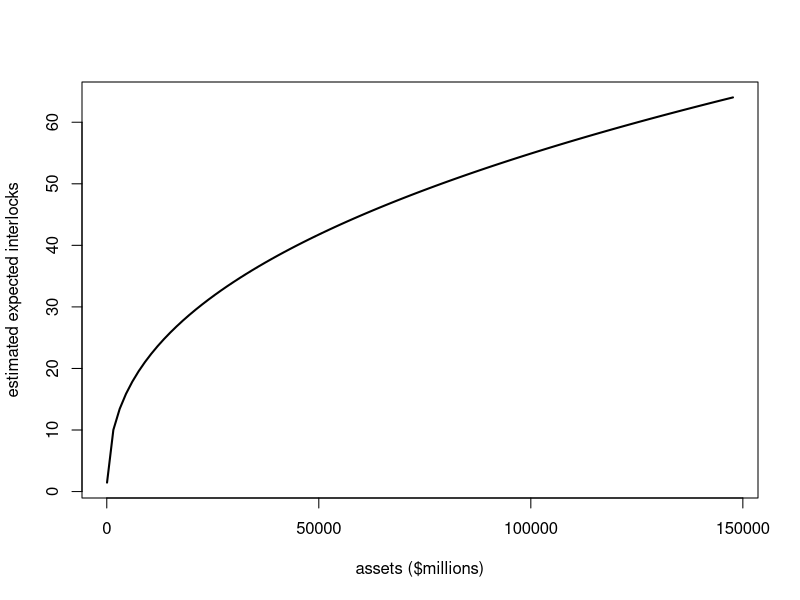

The R script that drew this image: (Note: this script raises an error after producing the figure.)
##--------------------------------------------------------------##
##                  Script for Lecture 7:                       ##
##           R Programming 2: Beyond the Basics                 ##
##                        John Fox                              ##
##   Introduction to the R Statistical Computing Environment    ##
##                          ICPSR                               ##
##                          2018                                ##
##--------------------------------------------------------------##

# Non-trivial programming example
# estimation of the ZIP (zero inflated Poisson) regression model by optimization

zipmod <- function(X, y, Z=X, intercept.X=TRUE, 
                   intercept.Z=TRUE, ...) {
    # ZIP model
    # X: model matrix for Poisson model
    # y: response vector
    # Z: model model for logit model
    # intercept.X: add column of 1s for intercept to X
    # intercept.Z: add column of 1s for intercept to Z
    # ...: arguments to be passed to optim()
    if (!is.matrix(X) || !is.numeric(X)) 
        stop("X must be a numeric matrix")
    if (!is.matrix(Z) || !is.numeric(Z)) 
        stop("Z must be a numeric matrix")
    if (!is.vector(y) || !is.numeric(y) || !all(y >= 0) 
        || !all(y == round(y)))
        stop("y must be a vector of counts")
    if (nrow(X) != length(y)) 
        stop("number of rows in X must be the same as length of y")
    if (nrow(Z) != length(y)) 
        stop("number of rows in Z must be the same as length of y")
    if (intercept.X) {
        X <- cbind(1, X)
        colnames(X)[1] <- "intercept"
    }
    if (intercept.Z) {
        Z <- cbind(1, Z)
        colnames(Z)[1] <- "intercept"
    }
    n.x <- ncol(X)
    negLogL <- function(beta.gamma) {
        beta <- beta.gamma[1:n.x]
        gamma <- beta.gamma[-(1:n.x)]
 #       pi <- 1/(1 + exp(- Z %*% gamma))
        pi <- plogis(Z %*% gamma)
        mu <- exp(X %*% beta)
        L1 <- sum(log(pi + (1 - pi)*dpois(y, mu))[y == 0])
        L2 <- sum((log((1 - pi)*dpois(y, mu)))[y > 0])
        -(L1 + L2)
    }
    initial.beta <- coef(glm(y ~ X - 1, family=poisson))
    initial.gamma <- coef(glm(y == 0 ~ Z - 1, family=binomial))
    result <- optim(c(initial.beta, initial.gamma), negLogL,
                    hessian=TRUE, method="BFGS", ...)
    beta.gamma <- result$par
    vcov <- solve(result$hessian)
    par.names <- c(paste0("beta.", colnames(X)), paste0("gamma.", colnames(Z)))
    names(beta.gamma) <- par.names
    rownames(vcov) <- colnames(vcov) <- par.names
    list(coefficients=beta.gamma,  vcov=vcov,
         deviance=2*result$value, converged=result$convergence == 0)
}

    # example (Ornstein's interlocking-directorate data)

library("carData") # for data

X <- model.matrix(~ log2(assets) + nation + sector, 
                  data=Ornstein)[, -1]  # removing the constant column 1
Z <- model.matrix(~ log2(assets) + nation, data=Ornstein)[, -1]
head(X)
head(Z) 

ornstein.zip <- zipmod(X, Ornstein$interlocks, Z)
coefs <- cbind(ornstein.zip$coefficients,
    sqrt(diag(ornstein.zip$vcov))) # standard errors
colnames(coefs) <- c("estimate", "std. error")
round(coefs, 3)

ornstein.zip$converged

        # an effect plot for assets

beta <- ornstein.zip$coefficients[1:14]
gamma <- ornstein.zip$coefficients[-(1:14)]
x.beta.fixed <- sum(beta[c(1, 3:14)]*c(1, colMeans(X[, 2:13])))
x.gamma.fixed <- sum(gamma[c(1, 3:5)]*c(1, colMeans(Z[, 2:4])))
assets <- with(Ornstein, seq(min(assets), max(assets), length=100))
pi <- 1/(1 + exp(-(log2(assets)*gamma[2] + x.gamma.fixed)))
e.interlocks <- (1 - pi)*exp(log2(assets)*beta[2] + x.beta.fixed)
plot(assets, e.interlocks, xlab="assets ($millions)",
     ylab="estimated expected interlocks", type="l", lwd=2)

    # the example fails due to ill-conditioning for Z=X 

ornstein.zip.2 <- zipmod(X, Ornstein$interlocks) # error!

    # trying again using an analytic gradient (time permitting)

zipmodg <- function(X, y, Z=X, intercept.X=TRUE, 
                   intercept.Z=TRUE, ...) {
    # ZIP model
    # X: model matrix for Poisson model
    # y: response vector
    # Z: model model for logit model
    # intercept.X: add column of 1s for intercept to X
    # intercept.Z: add column of 1s for intercept to Z
    # ...: arguments to be passed to optim()
    if (!is.matrix(X) || !is.numeric(X)) 
        stop("X must be a numeric matrix")
    if (!is.matrix(Z) || !is.numeric(Z)) 
        stop("Z must be a numeric matrix")
    if (!is.vector(y) || !is.numeric(y) || !all(y >= 0) 
        || !all(y == round(y)))
        stop("y must be a vector of counts")
    if (nrow(X) != length(y)) 
        stop("number of rows in X must be the same as length of y")
    if (nrow(Z) != length(y)) 
        stop("number of rows in Z must be the same as length of y")
    if (intercept.X) {
        X <- cbind(1, X)
        colnames(X)[1] <- "intercept"
    }
    if (intercept.Z) {
        Z <- cbind(1, Z)
        colnames(Z)[1] <- "intercept"
    }
    n.x <- ncol(X)
    negLogL <- function(beta.gamma) {
        beta <- beta.gamma[1:n.x]
        gamma <- beta.gamma[-(1:n.x)]
        pi <- 1/(1 + exp(- Z %*% gamma))
        mu <- exp(X %*% beta)
        L1 <- sum(log(pi + (1 - pi)*dpois(y, mu))[y == 0])
        L2 <- sum((log((1 - pi)*dpois(y, mu)))[y > 0])
        -(L1 + L2)
    }
    grad <- function(beta.gamma){
        beta <- beta.gamma[1:n.x]
        gamma <- beta.gamma[-(1:n.x)]
        exp.xbeta <- as.vector(exp(X %*% beta))
        exp.zgamma <- as.vector(exp(Z %*% gamma))
        denom <- exp.zgamma + exp(-exp.xbeta)
        b1 <- (-(exp(-exp.xbeta)*exp.xbeta*X)/denom)[y == 0, ]
        b2 <- ((y - exp.xbeta)*X)[y > 0, ]
        b <- colSums(rbind(b1, b2))
        g1 <- (exp.zgamma*Z/denom)[y == 0, ]
        g2 <- -exp.zgamma*Z/(1 + exp.zgamma)
        g <- colSums(rbind(g1, g2))
        -c(b, g)
    }
    initial.beta <- coef(glm(y ~ X - 1, family=poisson))
    initial.gamma <- coef(glm(y == 0 ~ Z - 1, family=binomial))
    result <- optim(c(initial.beta, initial.gamma), negLogL, gr=grad,
                    hessian=TRUE, method="BFGS", ...)
    beta.gamma <- result$par
    vcov <- solve(result$hessian)
    par.names <- c(paste0("beta.", colnames(X)), paste0("gamma.", colnames(Z)))
    names(beta.gamma) <- par.names
    rownames(vcov) <- colnames(vcov) <- par.names
    list(coefficients=beta.gamma,  vcov=vcov,
         deviance=2*result$value, converged=result$convergence == 0)
}

ornstein.zip.g <- zipmodg(X, Ornstein$interlocks, Z)
ornstein.zip$coefficients/ornstein.zip.g$coefficients  # should be (close to 1) 1
sqrt(diag(ornstein.zip$vcov))/sqrt(diag(ornstein.zip.g$vcov))

        # try Z=X again

ornstein.zip.2g <- zipmodg(X, Ornstein$interlocks) # works!
(lambda <- eigen(ornstein.zip.2g$vcov)$values)  
lambda[1]/lambda[length(lambda)]  # ill-conditioned!

# Simulation example: (time permitting)
# efficiency of LS and robust regression when errors are normal, non-normal
#    and contaminated by outliers

library("MASS") # for rlm()

mod.prestige <- lm(prestige ~ education + log2(income), data=Prestige)
beta <- coef(mod.prestige)  # taken as "true" parameters
sigma <- summary(mod.prestige)$sigma  # taken as true scale of errors
Ey <- fitted(mod.prestige)  # taken as expectation of response

    # scale factors for t[2] and Cauchy (t[1]) errors
(scale.factor.t <- 
        diff(qt(c(0.25, 0.75), df=2))/diff(qnorm(c(0.25, 0.75))))
(scale.factor.c <- 
        diff(qt(c(0.25, 0.75), df=1))/diff(qnorm(c(0.25, 0.75))))
(sigma.t <- sigma/scale.factor.t)
(sigma.c <- sigma/scale.factor.c)
x <- seq(-5, 5, length=500)
dc <- dcauchy(x)
dt <- dt(x, df=2)
dn <- dnorm(x)
plot(sigma.c*x, dc, ylim=c(0, max(dn)), type="l", 
     ylab=expression("Density"~~p(epsilon)), 
     xlab=expression("Error"~~epsilon), lwd=2,
     main="Error Distributions\nwith IQRs equated")
lines(sigma.t*x, dt, lty=2, lwd=2)
lines(sigma*x, dn, lty=3, lwd=2)
legend("topright", lty=1:3, lwd=2, 
       legend=c("Cauchy", "t(2)", "Normal"), 
       bty="n", inset=0.02)

B <- 1000  # number of simulated samples

    # initialize:
robust.c <- robust.t <- robust.normal <- 
    LS.c  <- LS.t <- LS.normal <- matrix(0, B, 3)
colnames(robust.c) <- colnames(robust.t) <-  
    colnames(robust.normal) <- colnames(LS.c) <- 
    colnames(LS.t) <- colnames(LS.normal) <- 
    names(coef(mod.prestige))
X <- with(Prestige, cbind(education, log2(income)))
colnames(X)[2] <- "log2(income)"
head(X)

(seed <- sample(1e6, 1))  # randomly generate a seed
set.seed(seed) # for reproducibility

system.time(
    for (i in 1:B){
        # sample errors:
        normal.errors <- sigma*rnorm(102) 
        t.errors <- sigma.t*rt(102, 2)
        contam.errors <- normal.errors
        contam.errors[2] <- rcauchy(1, scale=sigma.c)  # case 2
        # construct observed responses:
        y.normal <- Ey + normal.errors 
        y.t <- Ey + t.errors
        y.c <- Ey + contam.errors
        # LS estimation errors:
        LS.normal[i, ] <- coef(lm(y.normal ~ X)) - beta 
        LS.t[i, ] <- coef(lm(y.t ~ X)) - beta
        LS.c[i, ] <- coef(lm(y.c ~ X)) - beta
        # robust estimation errors:
        robust.normal[i, ] <- 
            coef(rlm(y.normal ~ X, method="MM", maxit=100)) - beta
        robust.t[i, ] <- 
            coef(rlm(y.t ~ X, method="MM", maxit=100)) - beta
        robust.c[i, ] <- 
            coef(rlm(y.c ~ X, method="MM", maxit=100)) - beta
    }
)
head(LS.normal)  # e.g., LS errors in estimation from first 6 samples

    # estimated relative bias (should be close to 0)

colMeans(LS.normal)/abs(beta)
colMeans(LS.t)/abs(beta)
colMeans(LS.c)/abs(beta)
colMeans(robust.normal)/abs(beta)
colMeans(robust.t)/abs(beta)
colMeans(robust.c)/abs(beta)

    # estimated relative root-mean-square error

RMSE <- c(
    sqrt(colMeans(LS.normal^2))/abs(beta),
    sqrt(colMeans(robust.normal^2))/abs(beta),
    sqrt(colMeans(LS.t^2))/abs(beta),
    sqrt(colMeans(robust.t^2))/abs(beta),
    sqrt(colMeans(LS.c^2))/abs(beta),
    sqrt(colMeans(robust.c^2))/abs(beta)
)
Coefficient <- factor(
    rep(c("Intercept", "Education", "log Income"), 6),
    levels=c("Intercept", "Education", "log Income")
)
Estimator <- rep(rep(c("LS", "MM"), each=3), 3)
Error <- factor(rep(c("normal", "t(2)", "contaminated"), each=6), 
                levels=c("normal", "t(2)", "contaminated"))
Results <- data.frame(RMSE, Coefficient, Estimator, Error)
head(Results)

library("lattice")

xyplot(RMSE ~ Coefficient | Error, group=Estimator, data=Results,
       type="b", auto.key=list(lines=TRUE, points=TRUE, 
                               title="Estimator"),
       ylab="Relative RMSE", 
       scale=list(y=list(log=2, equispaced.log=FALSE)), 
       layout=c(3, 1))

# The S3 object system 

    # S3 classes

mod.prestige <- lm(prestige ~ income + education + women,
    data=Prestige)
attributes(mod.prestige)
class(mod.prestige)


v <- 1:10
v
attributes(v)
class(v)

class(v) <- "character"
attributes(v)
v
class(v)

    # S3 generic functions and methods

print # the print generic

stats:::print.lm # print method for "lm" objects (from the stats package namespace)

mod.prestige
print(mod.prestige) # equivalent
stats:::print.lm(mod.prestige)  # equivalent, but bad form
print.lm(mod.prestige)  # doesn't work, because method not "exported"

methods("print") # print methods
methods(class="lm") # methods for objects of class "lm"

    # S3 "inheritance"

mod.mroz <- glm(lfp ~ ., family=binomial, data=Mroz)
class(mod.mroz)

    # Example: ZIP model

        # generic function

zipmod <- function(X, ...){
    UseMethod("zipmod")
}

        # default method (uses version with gradient)

zipmod.default <- function(X, y, Z=X, intercept.X=TRUE,  intercept.Z=TRUE, ...) {
    if (!is.matrix(X) || !is.numeric(X)) 
        stop("X must be a numeric matrix")
    if (!is.matrix(Z) || !is.numeric(Z)) 
        stop("Z must be a numeric matrix")
    if (!is.vector(y) || !is.numeric(y) || !all(y >= 0) 
        || !all(y == round(y)))
        stop("y must be a vector of counts")
    if (nrow(X) != length(y)) 
        stop("number of rows in X must be the same as length of y")
    if (nrow(Z) != length(y)) 
        stop("number of rows in Z must be the same as length of y")
    if (intercept.X) {
        X <- cbind(1, X)
        colnames(X)[1] <- "intercept"
    }
    if (intercept.Z) {
        Z <- cbind(1, Z)
        colnames(Z)[1] <- "intercept"
    }
    n.x <- ncol(X)
    negLogL <- function(beta.gamma) {
        beta <- beta.gamma[1:n.x]
        gamma <- beta.gamma[-(1:n.x)]
        pi <- 1/(1 + exp(- Z %*% gamma))
        mu <- exp(X %*% beta)
        L1 <- sum(log(pi + (1 - pi)*dpois(y, mu))[y == 0])
        L2 <- sum((log((1 - pi)*dpois(y, mu)))[y > 0])
        -(L1 + L2)
    }
    grad <- function(beta.gamma){
        beta <- beta.gamma[1:n.x]
        gamma <- beta.gamma[-(1:n.x)]
        exp.xbeta <- as.vector(exp(X %*% beta))
        exp.zgamma <- as.vector(exp(Z %*% gamma))
        denom <- exp.zgamma + exp(-exp.xbeta)
        b1 <- (-(exp(-exp.xbeta)*exp.xbeta*X)/denom)[y == 0, ]
        b2 <- ((y - exp.xbeta)*X)[y > 0, ]
        b <- colSums(rbind(b1, b2))
        g1 <- (exp.zgamma*Z/denom)[y == 0, ]
        g2 <- -exp.zgamma*Z/(1 + exp.zgamma)
        g <- colSums(rbind(g1, g2))
        -c(b, g)
    }
    initial.beta <- coef(glm(y ~ X - 1, family=poisson))
    initial.gamma <- coef(glm(y == 0 ~ Z - 1, family=binomial))
    result <- optim(c(initial.beta, initial.gamma), negLogL, gr=grad,
                    hessian=TRUE, method="BFGS", ...)
    beta.gamma <- result$par
    vcov <- solve(result$hessian)
    par.names <- c(paste0("beta.", colnames(X)), 
                   paste0("gamma.", colnames(Z))) 
    names(beta.gamma) <- par.names
    rownames(vcov) <- colnames(vcov) <- par.names
    result <- list(coefficients=beta.gamma,  vcov=vcov, 
       npar=c(beta=ncol(X), gamma=ncol(Z)),
       deviance=2*result$value, converged=result$convergence == 0)
    class(result) <- "zipmod"  # create new class
    result
}

X <- model.matrix(~ log2(assets) + nation + sector, 
                  data=Ornstein)[, -1]  # removing the constant column 1
Z <- model.matrix(~ log2(assets) + nation, data=Ornstein)[, -1]
head(X)
head(Z) 

ornstein.zip.3 <- zipmod(X, Ornstein$interlocks, Z)
ornstein.zip.3  # whoops, dumps whole object to console!

        # print and summary methods for class "zipmod"

print.zipmod <- function(x, ...) {
    coef <- coef(x)
    npar <- x$npar
    beta <- coef[1:npar["beta"]]
    gamma <- coef[-(1:npar["beta"])]
    names.beta <- names(beta)
    names.gamma <- names(gamma)
    names(beta) <- sub("^beta\\.", "", names.beta)
    names(gamma) <- sub("^gamma\\.", "", names.gamma)
    cat("beta coeffients:\n")
    print(beta)
    cat("\ngamma coeffients:\n")
    print(gamma)
    if (!x$converged) warning("estimates did not converge")
    invisible(x)
}

vcov.zipmod <- function(object, separate=FALSE, ...){
    if (!separate) return(object$vcov)
    else{
        vcov <- object$vcov
        npar <- object$npar
        index <- 1:npar["beta"]
        vcov.beta <- vcov[index, index]
        vcov.gamma <- vcov[-index, -index]
        names.beta <- rownames(vcov.beta)
        names.gamma <- rownames(vcov.gamma)
        rownames(vcov.beta) <- colnames(vcov.beta) <-
            sub("^beta\\.", "", names.beta)
        rownames(vcov.gamma) <- colnames(vcov.gamma) <-
            sub("^gamma\\.", "", names.gamma)
        return(list(beta=vcov.beta, gamma=vcov.gamma))
    }
}

summary.zipmod <- function(object, ...) {
    coef <- coef(object)
    npar <- object$npar
    beta <- coef[1:npar["beta"]]
    gamma <- coef[-(1:npar["beta"])]
    names.beta <- names(beta)
    names.gamma <- names(gamma)
    names(beta) <- sub("^beta\\.", "", names.beta)
    names(gamma) <- sub("^gamma\\.", "", names.gamma)
    vcov <- vcov(object, separate=TRUE)
    se.beta <- sqrt(diag(vcov[["beta"]]))
    z.beta <- beta/se.beta
    table.beta <- cbind(beta, se.beta, z.beta, 
                        2*(pnorm(abs(z.beta), lower.tail=FALSE)))
    colnames(table.beta) <- c("Estimate", "Std.Err", 
                              "z value", "Pr(>|z|)")
    rownames(table.beta) <- names(beta)
    se.gamma <- sqrt(diag(vcov[["gamma"]]))
    z.gamma <- gamma/se.gamma
    table.gamma <- cbind(gamma, se.gamma, z.gamma, 
                         2*(pnorm(abs(z.gamma), lower.tail=FALSE)))
    colnames(table.gamma) <- c("Estimate", "Std.Err", 
                               "z value", "Pr(>|z|)")
    rownames(table.gamma) <- names(gamma)
    result <- list(coef.beta=table.beta, 
                   coef.gamma=table.gamma, deviance=object$deviance, 
                   converged=object$converged)
    class(result) <- "summary.zipmod"
    result
}

print.summary.zipmod <- function(x, ...) {
    cat("beta coefficients:\n")
    printCoefmat(x$coef.beta, signif.legend=FALSE, ...)
    cat("\ngamma coefficients:\n")
    printCoefmat(x$coef.gamma, ...)
    cat("\nDeviance =", x$deviance,"\n")
    if (!x$converged) warning("estimates did not converge")
    invisible(x)
}

ornstein.zip.3

lapply(vcov(ornstein.zip.3, separate=TRUE), round, digits=4)

summary(ornstein.zip.3)

    # should also write methods for other standard generics:
    #       residuals(), fitted(), etc.

coef(ornstein.zip.3)  # default coef() method already works!



# Writing a statistical modeling function (time permitting)

    # a formula method for zipmod() (using the Formula package for 2-part formulas)

zipmod.formula <- function(formula, data, subset, 
                           na.action, model = TRUE, contrasts = NULL, ...) {
    if (!require("Formula")) stop("Formula package missing")
    formula <- Formula(formula)
    call <- match.call()  # returns the function call
    mf <- match.call(expand.dots = FALSE)  # the function call w/o ...
    args <- match(c("formula", "data", "subset", "na.action"),
                  names(mf), 0)  # which arguments are present?
    mf <- mf[c(1, args)]
    mf$drop.unused.levels <- TRUE
    mf[[1]] <- as.name("model.frame")
    mf$formula <- formula
    mf <- eval.parent(mf)  # create a model frame
    terms <- attr(mf, "terms")  # terms object for the model
    y <- model.part(formula, mf, lhs=1)[, 1]  # response variable
    X <- model.matrix(formula, mf, rhs=1, contrasts=contrasts)
    Z <- if (length(formula)[2] == 1) X
    else model.matrix(formula, mf, rhs=2, contrasts=contrasts)
    mod <- zipmod(X, y, Z, intercept.X=FALSE, intercept.Z=FALSE, ...)
    mod$na.action <- attr(mf, "na.action")
    mod$contrasts <- attr(X, "contrasts")
    mod$formula <- formula
    if (model)  {
        mod$model <- mf
        mod$X <- X
        mod$Z <- Z
        mod$y <- y
    }
    mod
}

zipmod(interlocks ~ log(assets) + nation + sector | log(assets) + nation,
    data=Ornstein)  # response ~ Poisson formula | logit formula


zipmod(interlocks ~ log(assets) + nation + sector | 
           log(assets) + nation + sector,
       data=Ornstein)

zipmod(interlocks ~ log(assets) + nation + sector, 
       data=Ornstein) # equivalent
